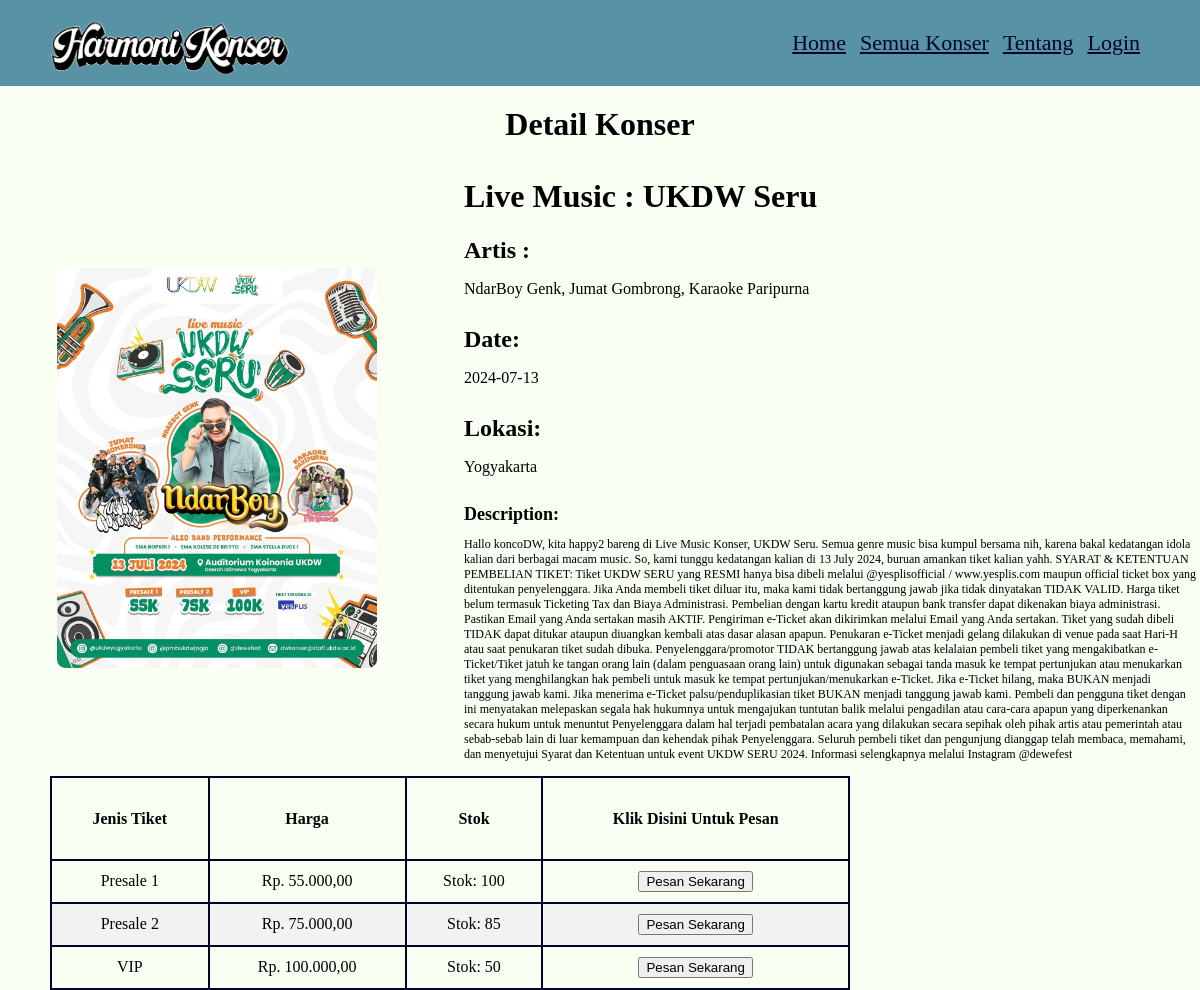
The app's page /detailkonser.php?id_konser=1, older data.
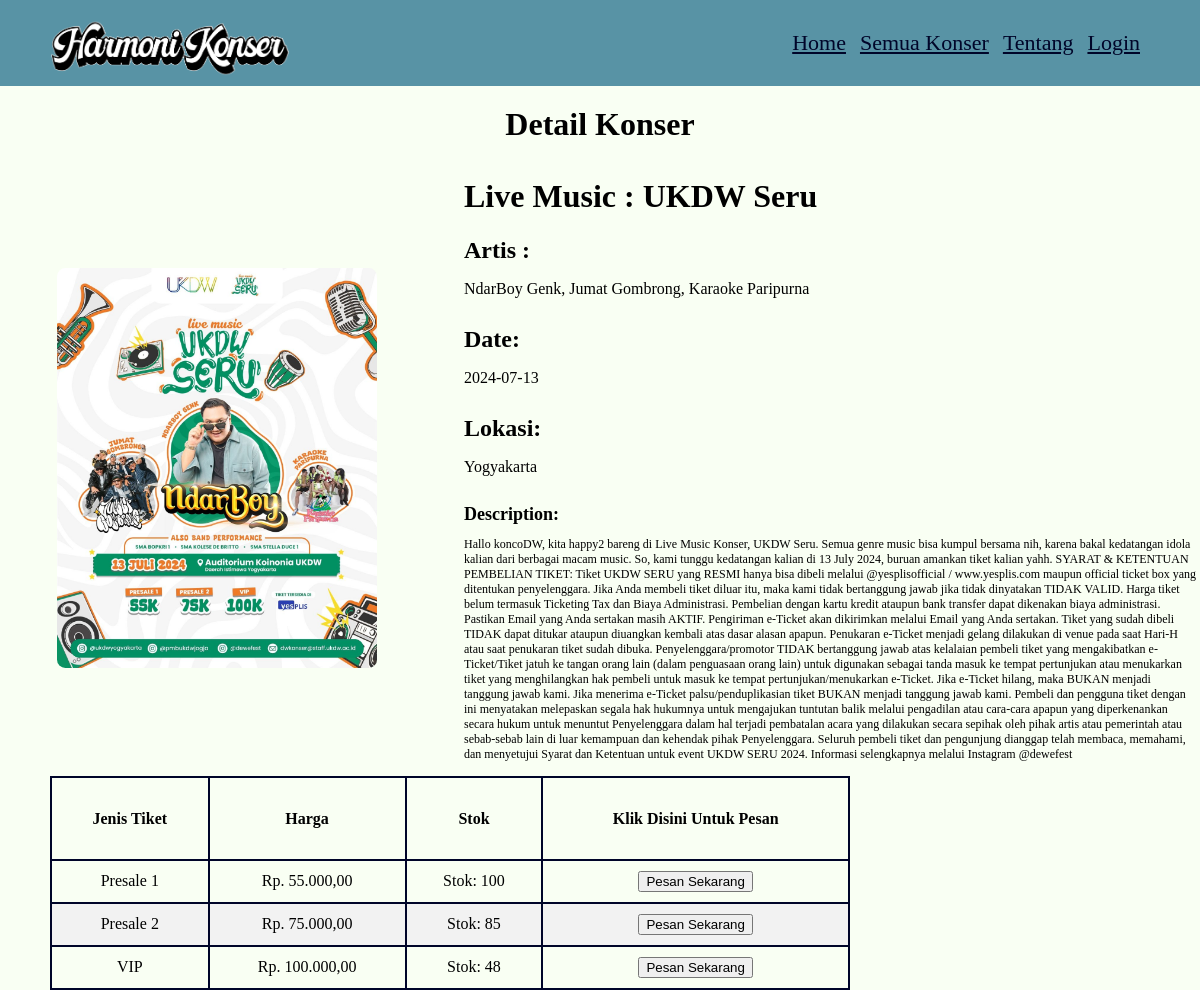
The same page, newer data.
### tables this page shows
CREATE TABLE `konser_data` (
  `id_konser` int(11) NOT NULL,
  `judul` varchar(255) NOT NULL,
  `venue` varchar(255) NOT NULL,
  `kota` varchar(255) NOT NULL,
  `tanggal_awal` date NOT NULL,
  `tanggal_akhir` date NOT NULL,
  `description` text NOT NULL,
  `poster` text NOT NULL,
  `seating` text DEFAULT NULL
);

CREATE TABLE `tiket_data` (
  `id_tiket` int(11) NOT NULL,
  `jenis_tiket` varchar(255) NOT NULL,
  `id_konser` int(11) NOT NULL,
  `harga` int(11) NOT NULL,
  `stok` int(11) NOT NULL
);

### detailkonser.php (the view, shortened to what this page needs)
<?php
    require "functions.php";
    $idKonser = $_GET['id_konser'];
    $result = mysqli_query($conn, "SELECT * FROM konser_data WHERE id_konser = $idKonser");
    $namaartis = mysqli_query($conn, "SELECT * FROM konser_data NATURAL JOIN featuring NATURAL JOIN artis WHERE id_konser = $idKonser");
    $artisKonser = [];
    while ($row = mysqli_fetch_assoc($namaartis)) {
        $artisKonser[] = $row['nama_artis'];
    }
    $detailKonser = mysqli_fetch_assoc($result);
    $namaKonser = $detailKonser['judul'];
    $deskripsiKonser = $detailKonser['description'];
    $tanggalKonserAwal = $detailKonser['tanggal_awal'];
    $tanggalKonserAkhir = $detailKonser['tanggal_akhir'];
    $lokasiKonser = $detailKonser['kota'];
    $posterKonser = $detailKonser['poster'];
?>
<!DOCTYPE html>
<html lang="en">
<head>
    <link rel="stylesheet" href="detailkonser.css">
</head>
<body>
    <header>
        <a href="index.php"><img src="gambar/LogoHKputihhitam.png" alt="LogoHKputih"></a>
        <a href="index.php" class="pilihan">Home</a>
        <a href="daftarkonser.php" class="pilihan">Semua Konser</a>
        <a href="tentang.php" class="pilihan">Tentang</a>
        <?php
            if (!isset($_SESSION["login"])) {
                ?>
                <a href="akun.php" class="pilihan">Login</a>
                <?php
            }else{
                ?>
                <a href="akun.php" class="pilihan">Akun</a>
                <?php
            }
        ?>
    </header>
    <h1 class="headline"> Detail Konser</h1>
    <div class='detailposterkonser'>
        <table border="0">
            <tr>
                <td rowspan = "8">
                    <img class="gambar" src="<?php echo $posterKonser; ?>" alt="posterkonser">
                </td>
            </tr>
            <tr>
                <td>
                    <h1><?php echo $namaKonser?></h1>
                </td>
            </tr>
            <tr>
                <td>
                    <h2>Artis : </h2>
                    <p><?php echo implode(', ', $artisKonser); ?></p>
                </td>
            </tr>
            <tr>
                <td>
                    <h2>Date: </h2>
                    <p>
                        <?php
                            if($tanggalKonserAwal == $tanggalKonserAkhir){
                                echo $tanggalKonserAwal;
                            } else {
                                echo $tanggalKonserAwal?> sampai <?php echo $tanggalKonserAkhir;
                            }
                        ?>
                    </p>
                </td>
            </tr>
            <tr>
                <td>
                    <h2>Lokasi:</h2>
                    <p><?php echo $lokasiKonser?></p>
                </td>
            </tr>
            <tr>
                <td class='deskripsikonser'>
                    <h2>Description: </h2>
                    <p><?php echo $deskripsiKonser?></p>
                </td>
            </tr>
        </table>
    </div>
    <div>
        <table border="0" class="tabelpilihantiket">
            <thead>
                <tr>
                    <td>
                        <h4>
                            Jenis Tiket
                        </h4>
                    </td>
                    <td>
                        <h4>
                            Harga
                        </h4>
                    </td>
                    <td>
                        <h4>
                            Stok
                        </h4>
                    </td>
                    <td>
                        <h4>
                            Klik Disini Untuk Pesan
                        </h4>
                    </td>
                </tr>
            </thead>
            <?php
                $sqltiket = "SELECT * FROM tiket_data WHERE id_konser = {$idKonser}";
                $result = mysqli_query($conn, $sqltiket);
                if ($result && mysqli_num_rows($result) > 0) {
                    while ($tiket = mysqli_fetch_assoc($result)) {
                        echo '<tr>';
                        $id_tiket = $tiket['id_tiket'];
                        $jenis_tiket = $tiket['jenis_tiket'];
                        $harga_tiket = number_format($tiket['harga'], 2, ',', '.');
                        $stok_tiket = $tiket['stok'];
                        echo "<td>{$jenis_tiket}</td>
                                <td>Rp. {$harga_tiket}</td>
                                <td>Stok: {$stok_tiket}</td>
                                <td>";
                        if ($stok_tiket != 0) {
                            echo "<form action='konfirmasitiket.php' method='GET'>
                                    <input type='hidden' name='id_konser' value='{$idKonser}'>
                                    <input type='hidden' name='id_tiket' value='{$id_tiket}'>
                                    <button type='submit'>Pesan Sekarang</button>
                                  </form>";
                        } else {
                            echo "<button onclick='navigateToPage({$id_tiket})' disabled>Stok Habis</button>";
                            }
                    }
                    echo '</td>
                    </tr>';
                } else {
                    echo "Tidak ada tiket tersedia.";
                    if (!$result) {
                        echo "Error: " . mysqli_error($conn);
                    }
                }
            ?>
        </table>
    </div>
</html>

### detailkonser.css (style rules this page uses)
header { background-color: #5893a5; padding: 30px; padding-right: 50px; text-align: right; position: sticky; top: 0; z-index: 1000; }
header img { width: 250px; position: relative; float: left; margin-top: -10px; margin-left: 15px; padding: 0px; cursor: pointer; }
header a { color: #000529; margin-right: 10px; font-size: 22px; }
body { top: 0; margin: 0; font-family: poppins; background-color: #f9fff3; }
.gambar { width: 240pt; margin-left: 0pt; border-radius: 10pt; padding: 5px; margin-right: 60pt; }
.tabelpilihantiket { margin-left: 50px ; padding: 5px; width: 800px; border-collapse: collapse; float: left; }
.tabelpilihantiket th, .tabelpilihantiket td { border: 2px solid #000529; padding: 10px; text-align: center; }
.tabelpilihantiket tr:nth-child(even) { background-color: #f2f2f2; }
.gambar { width: 240pt; margin-left: 50px; border-radius: 10pt; padding: 5px; margin-right: 60pt; }
.headline { margin-top: 20px; text-align: center; }
.detailposterkonser td { padding :0px; margin: 0px; }
.detailposterkonser h1 { margin-top: 10px; margin-bottom: 10px; }
.detailposterkonser h2 { margin-top: 10px; margin-bottom: 10px; }
.deskripsikonser { font-size: 12px; text-justify: auto; }

Row changes from the older to the newer data that the page shows:
changed tiket_data "VIP": stok "50" → "48"
